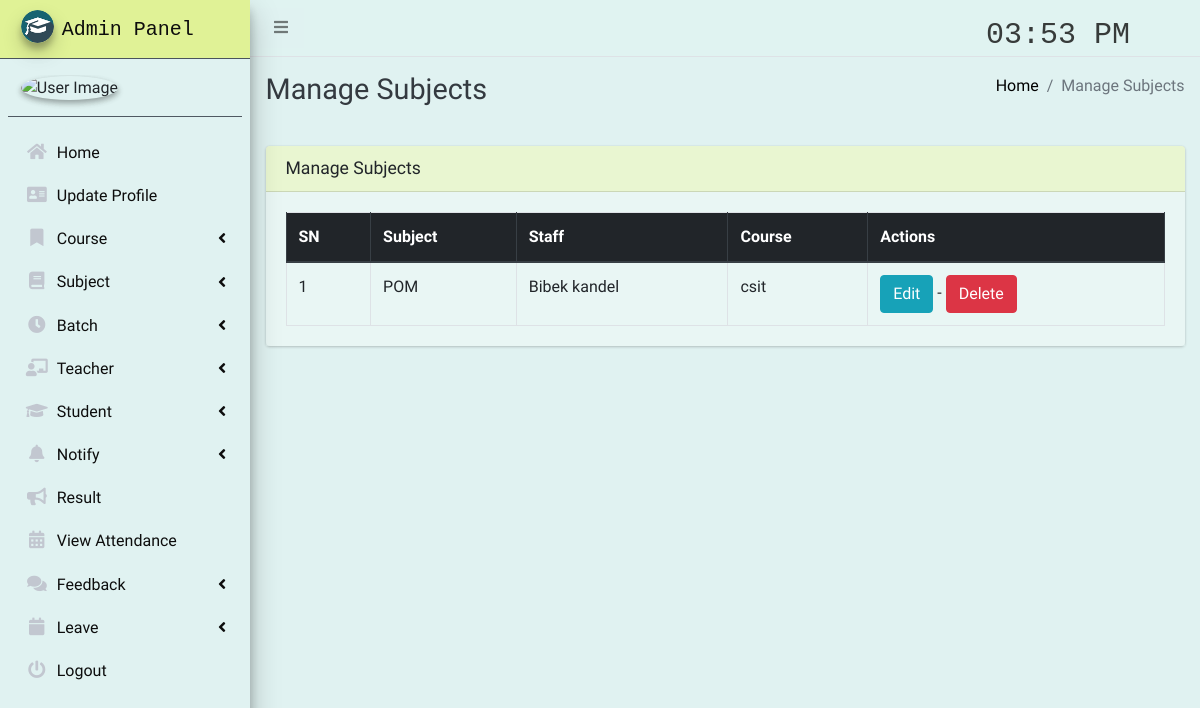
The app's page /subject/manage/ (signed in), older data.
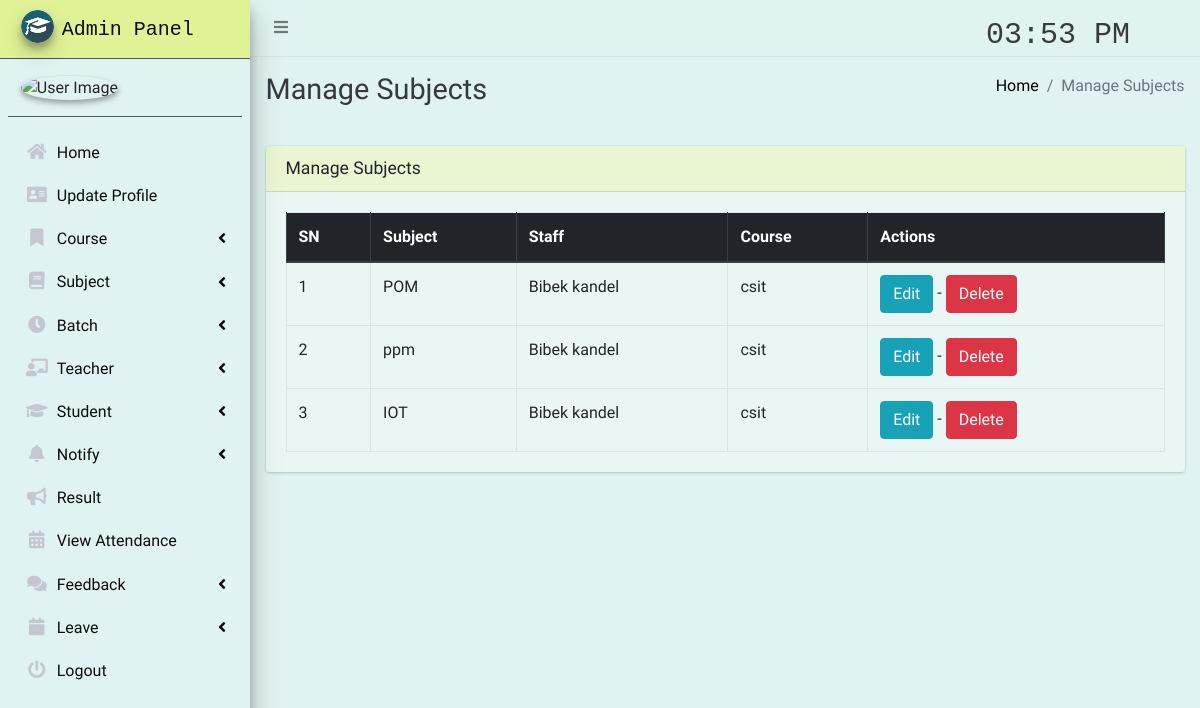
The same page, newer data.
### main_app/models.py (models this page shows, shortened)
class Subject(models.Model):
    name = models.CharField(max_length=120)
    staff = models.ForeignKey(Staff,on_delete=models.CASCADE,)
    course = models.ForeignKey(Course, on_delete=models.CASCADE)
    updated_at = models.DateTimeField(auto_now=True)
    created_at = models.DateTimeField(auto_now_add=True)

class Staff(models.Model):
    course = models.ForeignKey(Course, on_delete=models.DO_NOTHING, null=True, blank=False)
    admin = models.OneToOneField(CustomUser, on_delete=models.CASCADE)

class CustomUser(AbstractUser):
    USER_TYPE = ((1, "HOD"), (2, "Staff"), (3, "Student"))
    GENDER = [("M", "Male"), ("F", "Female")]
    username = None  # Removed username, using email instead
    email = models.EmailField(unique=True)
    user_type = models.CharField(default=1, choices=USER_TYPE, max_length=1)
    gender = models.CharField(max_length=1, choices=GENDER)
    profile_pic = models.ImageField()
    address = models.TextField()
    fcm_token = models.TextField(default="")  # For firebase notifications
    created_at = models.DateTimeField(auto_now_add=True)
    updated_at = models.DateTimeField(auto_now=True)
    USERNAME_FIELD = "email"
    REQUIRED_FIELDS = []
    objects = CustomUserManager()
    def __str__(self):
        return self.first_name + " "+ self.last_name

class Course(models.Model):
    name = models.CharField(max_length=120)
    created_at = models.DateTimeField(auto_now_add=True)
    updated_at = models.DateTimeField(auto_now=True)

### main_app/hod_views.py (the view)
# urls.py: path("subject/manage/", hod_views.manage_subject, name='manage_subject'),
def manage_subject(request):
    subjects = Subject.objects.all()
    context = {
        'subjects': subjects,
        'page_title': 'Manage Subjects'
    }
    return render(request, "hod_template/manage_subject.html", context)

### main_app/templates/hod_template/manage_subject.html
{% extends 'main_app/base.html' %}
{% load static %}
{% block page_title %}{{page_title}}{% endblock page_title %}
{% block content %}
<section class="content">
    <div class="container-fluid">
        <div class="row">
            <div class="col-md-12">
                <div class="card">
                    <div class="card-header" style=" background-color: rgba(224,242,190,0.7 );">
                        <h3 class="card-title">{{page_title}}</h3>
                    </div>
                    <div class="card-body" style=" background-color: rgba(224,242,240,0.7 );">
                        <table id="example2" class="table table-bordered table-hover">
                            <thead class="thead-dark">
                                <tr>
                                    <th>SN</th>
                                    <th>Subject</th>
                                    <th>Staff</th>
                                    <th>Course</th>
                                    <th>Actions</th>
                                </tr>
                            </thead>
                            <tbody>
                                {% for subject in subjects %}
                                <tr>
                                    <td>{{ forloop.counter }}</td>
                                    <td>{{subject.name}}</td>
                                    <td>{{subject.staff.admin}}</td>
                                    <td>{{subject.course.name}}</td>
                                    <td>
                                        <a href="{% url 'edit_subject' subject.id %}" class="btn btn-info">Edit</a> -
                                        <a href="{% url 'delete_subject' subject.id %}" onclick="return confirm('Are you sure you want to delete this ?')" class="btn btn-danger">Delete</a>
                                    </td>
                                </tr>
                                {% endfor %}
                            </tbody>
                        </table>
                    </div>
                </div>
            </div>
        </div>
    </div>
</section>
{% endblock content %}

### main_app/templates/main_app/base.html (shortened to what this page needs)
{% load static %}
<!DOCTYPE html>
<html>
<head>
    <link rel="stylesheet" href="{% static 'plugins/fontawesome-free/css/all.min.css'%} ">
    <link rel="stylesheet" href="https://code.ionicframework.com/ionicons/2.0.1/css/ionicons.min.css">
    <link rel="stylesheet"
        href="{% static 'plugins/tempusdominus-bootstrap-4/css/tempusdominus-bootstrap-4.min.css'%} ">
    <link rel="stylesheet" href="{% static 'plugins/icheck-bootstrap/icheck-bootstrap.min.css'%} ">
    <link rel="stylesheet" href="{% static 'dist/css/adminlte.min.css'%} ">
    <link rel="stylesheet" href="{% static 'plugins/overlayScrollbars/css/OverlayScrollbars.min.css'%} ">
    <link rel="stylesheet" href="{% static 'plugins/daterangepicker/daterangepicker.css'%} ">
</head>
<body class="hold-transition sidebar-mini layout-fixed" style=" background-color: rgba(224,242,241,0.9 );">
    <div class="wrapper" style=" background-color: rgba(224,242,241,0.9 );">
        <nav class="main-header navbar navbar-expand navbar-white navbar-light" style=" background-color: rgba(224,242,241,0.2 );">
            <ul class="navbar-nav" style=" background-color: rgba(224,242,241,0.9 );">
                <li class="nav-item">
                    <a class="nav-link" data-widget="pushmenu" href="#" style=" background-color: rgba(224,242,241,0.9 );"><i class="fas fa-bars"></i></a>
                </li>
            </ul>
        </nav>
        {% include "main_app/sidebar_template.html" with user=user %}
        <div class="content-wrapper" style=" background-color: rgba(224,242,241,0.9 );">
            <div class="content-header">
                <div class="container-fluid">
                    <div class="row mb-2">
                        <div class="col-sm-6">
                            <h1 class="m-0 text-dark">{% block page_title %}{% endblock page_title %}</h1>
                        </div>
                        <div class="col-sm-6">
                            <ol class="breadcrumb float-sm-right">
                                <li class="breadcrumb-item"><a href="#">Home</a></li>
                                <li class="breadcrumb-item active">{{ page_title }}</li>
                            </ol>
                        </div>
                    </div>
                </div>
            </div>
<section class="content">
    <div class="container-fluid">
        <div class="row">
            <div class="col-md-12">
            </div></div></div></section>
            {% block content %}
            {% endblock content %}
        </div>
    </div>
</body>
</html>

### main_app/templates/main_app/sidebar_template.html (shortened to what this page needs)
{% load static %}
<div id="datetime" style="position: absolute; top: 10px; right: 70px; font-size: 30px; color: red;">
    <span id="current-time"></span>
</div>
<aside class="main-sidebar sidebar-dark-info elevation-4" style=" background-color: rgba(224,242,241,0.7 );">
    {% if request.user.user_type == '1' %}
    <a href="{% url 'admin_home' %}" class="brand-link" style=" background-color: rgba(224,242,150);">
        <img src="{% static 'dist/img/cmsl.png' %} " alt="AdminLTE Logo"
            class="brand-image img-circle elevation-3" >
        <span class="brand-text font-weight-light" >Admin Panel</span>
    </a>
    <div class="sidebar">
        <div class="user-panel mt-3 pb-3 mb-3 d-flex">
            <div class="image">
                <img src="{{ request.user.profile_pic}}" class="img-circle elevation-2" alt="User Image">
            </div>
            <div class="info">
            </div>
        </div>
        <nav class="mt-2">
            <ul class="nav nav-pills nav-sidebar flex-column" data-widget="treeview" role="menu" data-accordion="false">
                <li class="nav-item">
                    {% url 'admin_home' as admin_home %}
                    <a href="{{admin_home}}" class="nav-link {% if admin_home == request.path %} active {% endif %}">
                        <i class="nav-icon fas fa-home"></i>
                        <p>
                            Home
                        </p>
                    </a>
                </li>
                <li class="nav-item">
                    {% url 'admin_view_profile' as admin_view_profile %}
                    <a href="{{admin_view_profile}}"
                        class="nav-link {% if admin_view_profile == request.path %} active {% endif %}">
                        <i class="nav-icon fas fa-address-card"></i>
                        <p>
                            Update Profile
                        </p>
                    </a>
                </li>
                <li class="nav-item has-treeview">
                    <a href="#" class="nav-link">
                        <i class="nav-icon fas fa-bookmark"></i>
                        <p>
                            Course
                            <i class="fas fa-angle-left right"></i>
                        </p>
                    </a>
                </li>
                <li class="nav-item has-treeview">
                    <a href="#" class="nav-link">
                        <i class="nav-icon fas fa-book"></i>
                        <p>
                            Subject
                            <i class="fas fa-angle-left right"></i>
                        </p>
                    </a>
                </li>
                <li class="nav-item has-treeview">
                    <a href="#" class="nav-link">
                        <i class="nav-icon fas fa-clock"></i>
                        <p>
                            Batch
                            <i class="fas fa-angle-left right"></i>
                        </p>
                    </a>
                </li>
                <li class="nav-item has-treeview">
                    <a href="#" class="nav-link">
                        <i class="nav-icon fas fa-chalkboard-teacher"></i>
                        <p>
                            Teacher
                            <i class="fas fa-angle-left right"></i>
                        </p>
                    </a>
        </li>
        <li class="nav-item has-treeview">
            <a href="#" class="nav-link">
                <i class="nav-icon fas fa-graduation-cap"></i>
                <p>
                    Student
                    <i class="fas fa-angle-left right"></i>
                </p>
            </a>
        </li>
        <li class="nav-item has-treeview">
            <a href="#" class="nav-link">
                <i class="nav-icon fas fa-bell"></i>
                <p>
                    Notify
                    <i class="fas fa-angle-left right"></i>
                </p>
            </a>
        </li>
        <li class="nav-item">
            {% url 'result' as result %}
            <a href="{{result}}"
                class="nav-link {% if result == request.path %} active {% endif %}">
                <i class="nav-icon fas fa-bullhorn"></i>
                <p>
                    Result
                </p>
            </a>
        </li>
                <li class="nav-item">
                    {% url 'admin_view_attendance' as admin_view_attendance %}
                <li class="nav-item">
                    <a href="{{admin_view_attendance}}"
                        class="nav-link  {% if admin_view_attendance == request.path %} active {% endif %}">
                        <i class="nav-icon fas fa-calendar-alt"></i>
                        <p>
                            View Attendance
                        </p>
                    </a>
                </li>
                <li class="nav-item has-treeview">
                    <a href="#" class="nav-link">
                        <i class="nav-icon fas fa-comments"></i>
                        <p>
                            Feedback
                            <i class="fas fa-angle-left right"></i>
                        </p>
                    </a>
        </li>
        <li class="nav-item has-treeview">
            <a href="#" class="nav-link">
                <i class="nav-icon fas fa-calendar"></i>
                <p>
                    Leave
                    <i class="fas fa-angle-left right"></i>
                </p>
            </a>
        </li>
                                        {% endif %}
                                        <li class="nav-item">
                                            <a href="{% url 'user_logout' %}"
                                                onclick="return confirm('Your session would be terminated.\n\nProceed?')"
                                                class="nav-link">
                                                <i class="nav-icon fas fa-power-off"></i>
                                                <p>
                                                    Logout
                                                </p>
                                            </a>
                                        </li>
                                    </ul>
                                </nav>
                            </div>
</aside>

### main_app/templates/main_app/sidebar_template.html (style rules this page uses)
p { color: #0d0d0d; }
span { color: #0d0d0d; font-family: 'Courier New', Courier, monospace; font-weight: 100; }
a { color: black; }

Row changes from the older to the newer data that the page shows:
added Subject: name "ppm", staff.admin "Bibek kandel", course.name "csit"
added Subject: name "IOT", staff.admin "Bibek kandel", course.name "csit"
